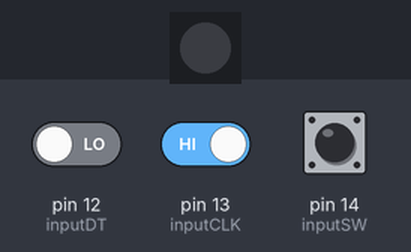
A sketch run on a simulated Arduino Uno, built with avr-gcc and run on an emulated ATmega328P. On the bench: 1 RGB LEDs in strip order, left to right. Inputs (shaded band) come from the test bench; at power-on: pin 13 (inputCLK) HIGH, pin 12 (inputDT) LOW, pin 14 (inputSW) HIGH. Dim RGB values are drawn brighter than linear.

Above: at 1.2 s.
1.3 s: pin 13 (inputCLK) driven LOW
At 2.0 s:
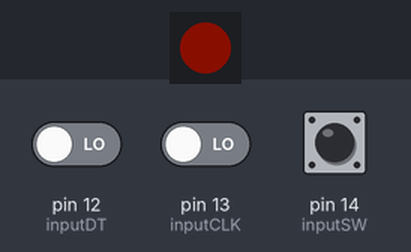
2.8 s: pin 13 (inputCLK) driven HIGH
At 3.2 s:
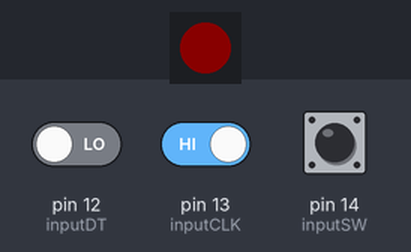
Timing chart, 0 to 5.8 s (numbered marks = the images above; inputs shaded):
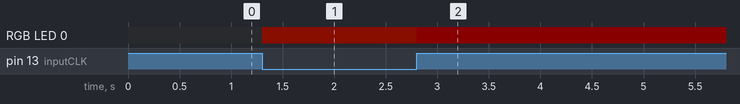

The sketch:

Neopixel_LED_2.ino
```cpp
#include <Adafruit_NeoPixel.h>

// Which pin on the Arduino is connected to the NeoPixels?
#define PIN 4  // D2 on ESP8266

// Rotary Encoder Inputs
#define inputCLK 13  //D7
#define inputDT 12   //D6
#define inputSW 14   //D5

// How many NeoPixels are attached to the Arduino?
#define NUMPIXELS 1  // For a single NeoPixel RGB LED

Adafruit_NeoPixel pixels(NUMPIXELS, PIN, NEO_GRB + NEO_KHZ800);

#define DELAYVAL 10  // Time (in milliseconds) to pause between colors

uint32_t rgbcolor = 0;
uint32_t hsvValue = 0;

int currentStateCLK;
int previousStateCLK;
int increaseStep = 1024;
int brightness = 10;
bool colorMode = true;

void setup() {
  // put your setup code here, to run once:
  pixels.begin();            // INITIALIZE NeoPixel strip object (REQUIRED)
  pixels.setBrightness(10);  // 1-255

  // Set encoder pins as inputs
  pinMode(inputCLK, INPUT);
  pinMode(inputDT, INPUT);
  pinMode(inputSW, INPUT_PULLUP);

  // Read the initial state of inputCLK
  // Assign to previousStateCLK variable
  previousStateCLK = digitalRead(inputCLK);
}

void loop() {
  // Read the current state of inputCLK
  currentStateCLK = digitalRead(inputCLK);

  // If the previous and the current state of the inputCLK are different then a pulse has occured
  if (currentStateCLK != previousStateCLK) {
    // If the inputDT state is different than the inputCLK state then
    // the encoder is rotating counterclockwise
    if (digitalRead(inputDT) != currentStateCLK) {
      if (colorMode) {
        updateColor(false);
      } else {
        updateBrightness(false);
      }
    } else {
      if (colorMode) {
        updateColor(true);
      } else {
        updateBrightness(true);
      }
    }
  }
  // Update previousStateCLK with the current state
  previousStateCLK = currentStateCLK;

  if (!digitalRead(inputSW)) {
    colorMode = !colorMode;
    delay(500);  //Giving time so that the input is not read multiple times
  }
}

void updateColor(bool clockWise) {
  if (clockWise) {
    if (hsvValue < 65536) {
      hsvValue = hsvValue + increaseStep;
    } else {
      hsvValue = 0;
    }
  } else {
    if (hsvValue > increaseStep) {
      hsvValue = hsvValue - increaseStep;
    } else {
      hsvValue = 65536;
    }
  }
  rgbcolor = pixels.ColorHSV(hsvValue);
  pixels.fill(rgbcolor);
  pixels.show();
}

void updateBrightness(bool clockWise) {
  if (clockWise) {
    if (brightness <= 10)
      brightness = 10;
    else brightness = brightness - 5;
  } else {
    if (brightness >= 255)
      brightness = 255;
    else brightness = brightness + 5;
  }
  pixels.setBrightness(brightness);  // 1-255
  pixels.show();
}
```

Measured:
- after the input at 1.3 s, RGB LED 0: off → RGB(10, 1, 0) at once
- after the input at 2.8 s, RGB LED 0: RGB(10, 1, 0) → RGB(10, 0, 0) at once
